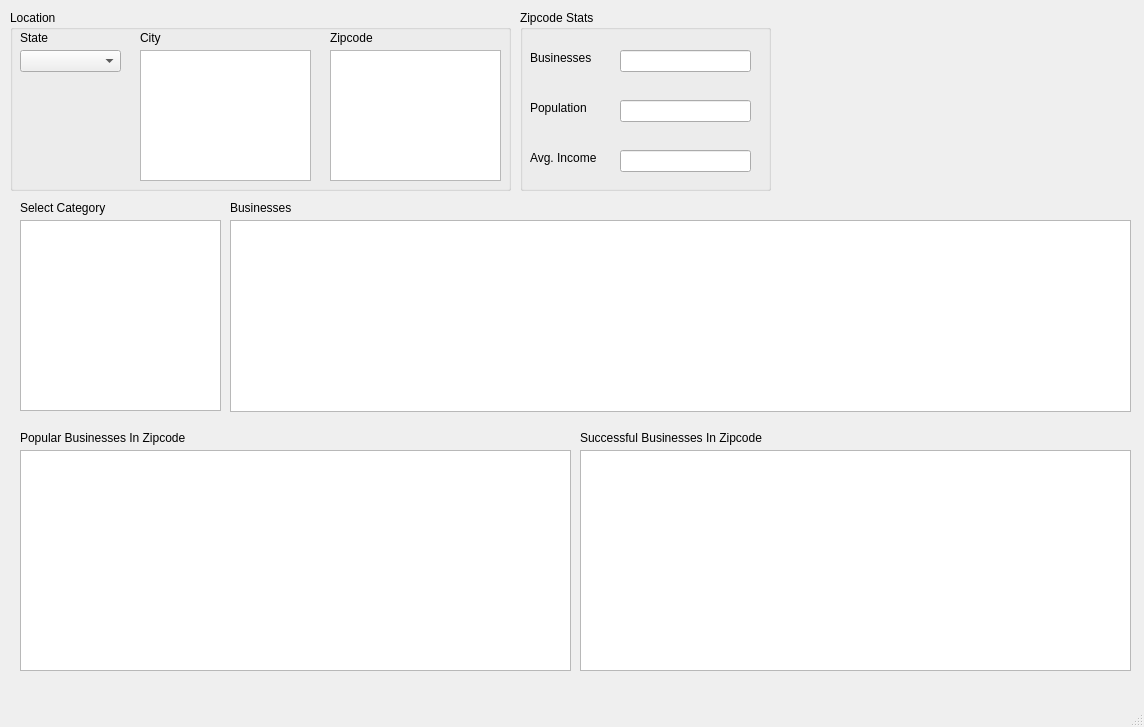
<?xml version="1.0" encoding="UTF-8"?>
<ui version="4.0">
 <class>MainWindow</class>
 <widget class="QMainWindow" name="MainWindow">
  <property name="geometry">
   <rect>
    <x>0</x>
    <y>0</y>
    <width>1144</width>
    <height>727</height>
   </rect>
  </property>
  <property name="windowTitle">
   <string>MainWindow</string>
  </property>
  <widget class="QWidget" name="centralwidget">
   <widget class="QGroupBox" name="groupBox">
    <property name="geometry">
     <rect>
      <x>10</x>
      <y>10</y>
      <width>501</width>
      <height>181</height>
     </rect>
    </property>
    <property name="title">
     <string>Location</string>
    </property>
    <widget class="QLabel" name="label">
     <property name="geometry">
      <rect>
       <x>10</x>
       <y>20</y>
       <width>55</width>
       <height>16</height>
      </rect>
     </property>
     <property name="text">
      <string>State</string>
     </property>
    </widget>
    <widget class="QComboBox" name="StateBox">
     <property name="geometry">
      <rect>
       <x>10</x>
       <y>40</y>
       <width>101</width>
       <height>22</height>
      </rect>
     </property>
    </widget>
    <widget class="QLabel" name="label_2">
     <property name="geometry">
      <rect>
       <x>130</x>
       <y>20</y>
       <width>55</width>
       <height>16</height>
      </rect>
     </property>
     <property name="text">
      <string>City</string>
     </property>
    </widget>
    <widget class="QListWidget" name="CityBox">
     <property name="geometry">
      <rect>
       <x>130</x>
       <y>40</y>
       <width>171</width>
       <height>131</height>
      </rect>
     </property>
    </widget>
    <widget class="QListWidget" name="ZipBox">
     <property name="geometry">
      <rect>
       <x>320</x>
       <y>40</y>
       <width>171</width>
       <height>131</height>
      </rect>
     </property>
    </widget>
    <widget class="QLabel" name="label_3">
     <property name="geometry">
      <rect>
       <x>320</x>
       <y>20</y>
       <width>55</width>
       <height>16</height>
      </rect>
     </property>
     <property name="text">
      <string>Zipcode</string>
     </property>
    </widget>
   </widget>
   <widget class="QGroupBox" name="groupBox_2">
    <property name="geometry">
     <rect>
      <x>520</x>
      <y>10</y>
      <width>251</width>
      <height>181</height>
     </rect>
    </property>
    <property name="title">
     <string>Zipcode Stats</string>
    </property>
    <widget class="QLabel" name="label_4">
     <property name="geometry">
      <rect>
       <x>10</x>
       <y>40</y>
       <width>71</width>
       <height>16</height>
      </rect>
     </property>
     <property name="text">
      <string>Businesses</string>
     </property>
    </widget>
    <widget class="QLabel" name="label_5">
     <property name="geometry">
      <rect>
       <x>10</x>
       <y>90</y>
       <width>71</width>
       <height>16</height>
      </rect>
     </property>
     <property name="text">
      <string>Population</string>
     </property>
    </widget>
    <widget class="QLabel" name="label_6">
     <property name="geometry">
      <rect>
       <x>10</x>
       <y>140</y>
       <width>81</width>
       <height>16</height>
      </rect>
     </property>
     <property name="text">
      <string>Avg. Income</string>
     </property>
    </widget>
    <widget class="QLineEdit" name="BusinessesText">
     <property name="geometry">
      <rect>
       <x>100</x>
       <y>40</y>
       <width>131</width>
       <height>22</height>
      </rect>
     </property>
    </widget>
    <widget class="QLineEdit" name="PopulationText">
     <property name="geometry">
      <rect>
       <x>100</x>
       <y>90</y>
       <width>131</width>
       <height>22</height>
      </rect>
     </property>
    </widget>
    <widget class="QLineEdit" name="IncomeText">
     <property name="geometry">
      <rect>
       <x>100</x>
       <y>140</y>
       <width>131</width>
       <height>22</height>
      </rect>
     </property>
    </widget>
   </widget>
   <widget class="QListWidget" name="CategoryBox">
    <property name="geometry">
     <rect>
      <x>20</x>
      <y>220</y>
      <width>201</width>
      <height>191</height>
     </rect>
    </property>
   </widget>
   <widget class="QLabel" name="label_7">
    <property name="geometry">
     <rect>
      <x>20</x>
      <y>200</y>
      <width>101</width>
      <height>16</height>
     </rect>
    </property>
    <property name="text">
     <string>Select Category</string>
    </property>
   </widget>
   <widget class="QLabel" name="label_8">
    <property name="geometry">
     <rect>
      <x>230</x>
      <y>200</y>
      <width>71</width>
      <height>16</height>
     </rect>
    </property>
    <property name="text">
     <string>Businesses</string>
    </property>
   </widget>
   <widget class="QTableWidget" name="BusinessBox">
    <property name="geometry">
     <rect>
      <x>230</x>
      <y>220</y>
      <width>901</width>
      <height>192</height>
     </rect>
    </property>
   </widget>
   <widget class="QLabel" name="label_9">
    <property name="geometry">
     <rect>
      <x>20</x>
      <y>430</y>
      <width>181</width>
      <height>16</height>
     </rect>
    </property>
    <property name="text">
     <string>Popular Businesses In Zipcode</string>
    </property>
   </widget>
   <widget class="QLabel" name="label_10">
    <property name="geometry">
     <rect>
      <x>580</x>
      <y>430</y>
      <width>201</width>
      <height>16</height>
     </rect>
    </property>
    <property name="text">
     <string>Successful Businesses In Zipcode</string>
    </property>
   </widget>
   <widget class="QTableWidget" name="PopularBox">
    <property name="geometry">
     <rect>
      <x>20</x>
      <y>450</y>
      <width>551</width>
      <height>221</height>
     </rect>
    </property>
   </widget>
   <widget class="QTableWidget" name="SuccessfulBox">
    <property name="geometry">
     <rect>
      <x>580</x>
      <y>450</y>
      <width>551</width>
      <height>221</height>
     </rect>
    </property>
   </widget>
  </widget>
  <widget class="QMenuBar" name="menubar">
   <property name="geometry">
    <rect>
     <x>0</x>
     <y>0</y>
     <width>1144</width>
     <height>26</height>
    </rect>
   </property>
  </widget>
  <widget class="QStatusBar" name="statusbar"/>
 </widget>
 <resources/>
 <connections/>
</ui>
